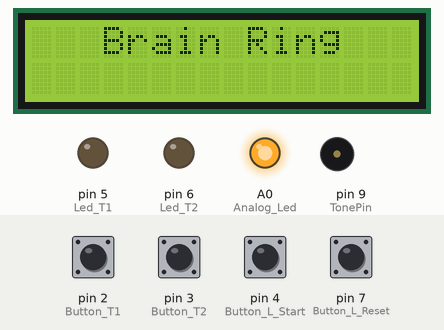
Recording of a sketch running on a simulated Arduino Uno, built with avr-gcc and run on an emulated ATmega328P. Parts: 16×2 character LCD, output pins drawn as LEDs (lit = HIGH), buzzer (waves = sounding). Dashed ring = blinking. Inputs (shaded band) come from the test bench; at power-on: pin 2 (Button_T1), pin 3 (Button_T2), pin 4 (Button_L_Start), pin 7 (Button_L_Reset) HIGH. What the sketch prints to the serial monitor is not drawn.

Above: at 1.2 s.
1.3 s: pin 4 (Button_L_Start) pulled LOW for 1 s
At 3.6 s:
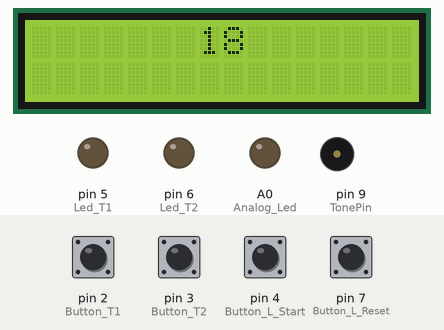
3.8 s: pin 2 (Button_T1) pulled LOW for 0.15 s
At 5.5 s:
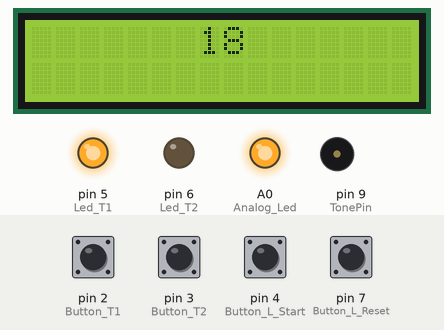
5.8 s: pin 7 (Button_L_Reset) pulled LOW for 0.15 s
At 6.4 s:
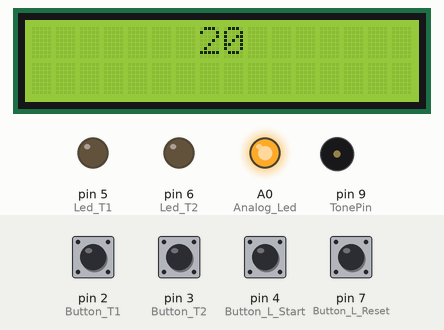
7.4 s: pin 3 (Button_T2) pulled LOW for 0.15 s
At 8.4 s:
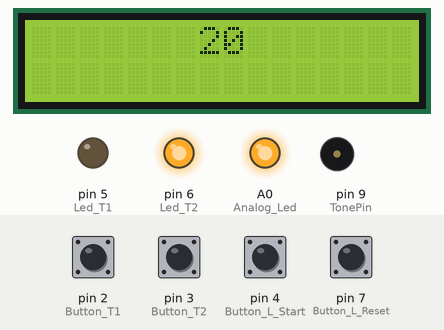
9.4 s: pin 4 (Button_L_Start) pulled LOW for 1 s
At 10.23 s:
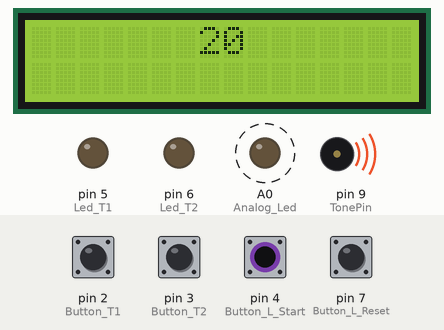
13.4 s: pin 2 (Button_T1) pulled LOW for 1 s
At 13.8 s:
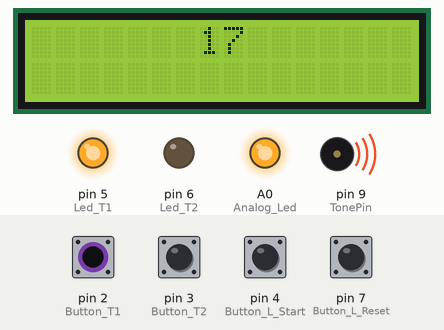
Timing chart, 0 to 16.4 s (numbered marks = the images above; inputs shaded):
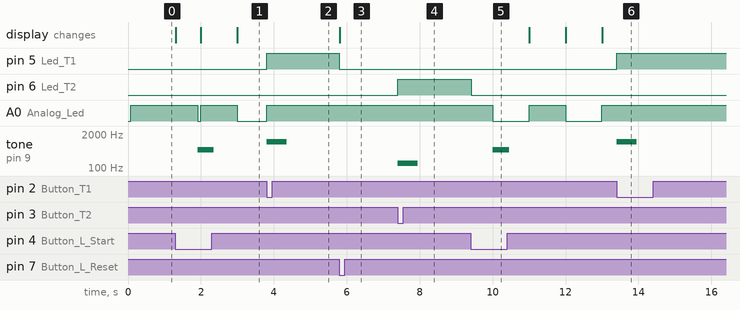

The sketch:

BrainRing.ino
```cpp
#include <LiquidCrystal_I2C.h>

LiquidCrystal_I2C lcd(0x27, 16, 2); // set the LCD address to 0x27 for a 16 chars and 2 line display

int Button_T1 = 2; // Конопка для команды 1
int Button_T2 = 3; //  Кнопка для команды 2
int Button_L_Start = 4; // Запустить таймер для ведущего
int Button_L_Reset = 7; // Установить таймер для ведущего

int Led_T1 = 5; // Светодиод для команды 1
int Led_T2 = 6; // Светодиод для команды 2

int Analog_Led = A0; // For test вместо дисплея для таймера

boolean Is_Interrupt = false; // Если одна из команд нажала кнопку, то таймер станавливается (можно ли прерывать)
boolean Is_Led_T = false; // режим готовности (1 - светодиоды команд сброшены)(0- светодиоды команд не сброшеы)
boolean Step = false;// для кнопки старта таймера (0- разрешить старт таймера и звук фольстарта сбросив ledы, 1 - запустить таймер)

volatile int const Timer_Time_L = 0; // Время мигания светодиода (в дальнейшем для экрана таймера)нижняя граница
volatile int const Timer_Time_H = 20; //верхняя граница
int const Time = Timer_Time_H + 1; // Из за того что таймер работает не так как нужно (пропадает секунда)
volatile int i = Time; // Счетчик в цикле для мигания светодиодом Время мигания светодиода

int TonePin = 9; // Ножка для динамика

// Частоты для генерации звука
int T1_tone = 1000; // Кнопка команды 1
int T2_tone = 1000; // Кнопка команды 2
int Start_tone = 500; // Старт таймера
int FalseStart_tone = 150; // Фольтстарт

void Timer_Init() { // Инициальзация таймера
  cli(); // отключить глобальные прерывания
  TCCR1A = 0; // установить TCCR1A регистр в 0
  TCCR1B = 0;
  OCR1A = 15624; // установка регистра совпадения 7812 для 0.5 секунд
  TCCR1B |= (1 << WGM12); // включение в CTC режим

  // Установка битов CS10 и CS12 на коэффициент деления 1024
  TCCR1B |= (1 << CS10);
  TCCR1B |= (1 << CS12);
}

ISR(TIMER1_COMPA_vect) // Функция прерывания
{
  if (i-- > Timer_Time_L) {
    digitalWrite(Analog_Led, !digitalRead(Analog_Led));
    Serial.print(i);
    Serial.print(" ");
  } else {
    TIMSK1 &= ~(1 << OCIE1A); // turn off the timer interrupt
    i = Time;
    Is_Interrupt = false;
    tone(TonePin, T1_tone, 800);
    Serial.println("");
    Serial.println("Время вышло");
  }
}

// Инициализация светодиодов
void Led_Init() {
  pinMode(Led_T1, OUTPUT);
  pinMode(Led_T2, OUTPUT);
  pinMode(Analog_Led, OUTPUT); // test
}

// Инициализация кнопок
void Button_Init() {
  pinMode(Button_L_Start, INPUT_PULLUP);
  pinMode(Button_L_Reset, INPUT_PULLUP);
  pinMode(Button_T1, INPUT_PULLUP);
  pinMode(Button_T2, INPUT_PULLUP);
}

// Функции обработки прерываний с кнопок команд
void Team_1_pressed() {
  if (Is_Led_T) {
    tone(TonePin, FalseStart_tone, 550);
    Is_Led_T = false;
    digitalWrite(Led_T1, HIGH);
    Step = false;
  }
  if (Is_Interrupt)  {
    tone(TonePin, T1_tone, 550);
    Is_Interrupt = false;
    digitalWrite(Led_T1, HIGH);
  }
  //Serial.print(Is_Interrupt);
  //Serial.println(" Команда 1 нажала кнопку");
}

void Team_2_pressed() {
  if (Is_Led_T) {
    tone(TonePin, FalseStart_tone, 550);
    Is_Led_T = false;
    digitalWrite(Led_T2, HIGH);
    Step = false;
  }
  if (Is_Interrupt) {
    tone(TonePin, T2_tone, 550);
    Is_Interrupt = false;
    digitalWrite(Led_T2, HIGH);
  }
}


void Timer_Reset() {
  Is_Interrupt = false;
  TIMSK1 &= ~(1 << OCIE1A);
  i = Time;
  digitalWrite(Led_T1, LOW);
  digitalWrite(Led_T2, LOW);
  Serial.println("");
  Serial.println("Ведущий сбросил таймер");
  Is_Led_T = true;
  Step = true;
  LCD_set_time();
  delay(200);
}

void Timer_Start() {
  Is_Interrupt = true;
  //digitalWrite(Led_T1, LOW);
  //digitalWrite(Led_T2, LOW);
  Serial.println(" Ведущий запустил таймер");
}

void LCD_set_time() {
  lcd.clear();
  lcd.setCursor(7, 0);
  if (i > Timer_Time_H) {
    lcd.setCursor(7, 0);
    lcd.print(Timer_Time_H);
  } else {
    lcd.setCursor(7, 0);
    lcd.print(i);
  }
}

void setup() {
  noInterrupts();
  Led_Init();
  Button_Init();
  Serial.begin(9600);

  attachInterrupt(0, Team_1_pressed, FALLING);
  attachInterrupt(1, Team_2_pressed, FALLING);

  Timer_Init();
  interrupts();
  lcd.init();
  lcd.backlight();
  lcd.setCursor(3, 0);
  lcd.print("Brain Ring");
}

void loop() {

  if (Is_Interrupt) {
    TIMSK1 |= (1 << OCIE1A);
    if (i > Timer_Time_H) {
      lcd.setCursor(7, 0);
      lcd.print(Timer_Time_H);
    } else {
      lcd.setCursor(7, 0);
      lcd.print(i);
    }

    if (digitalRead(Button_L_Reset) == LOW) {
      Timer_Reset();
    }
  } else {
    TIMSK1 &= ~(1 << OCIE1A);
    digitalWrite(Analog_Led, HIGH);
    if (digitalRead(Button_L_Start) == LOW) {
      if (!Step) {
        TIMSK1 &= ~(1 << OCIE1A); // turn off the timer interrupt
        LCD_set_time();
        Is_Led_T = true;
        digitalWrite(Led_T1, LOW);
        digitalWrite(Led_T2, LOW);
        Serial.println("пред запуск");
        Serial.println(Step);
        Step = !Step;
        delay(600);
      } else {
        tone(TonePin, Start_tone, 450);
        Timer_Start();
        Serial.println("запуск");
        Step = !Step;
        TIMSK1 |= (1 << OCIE1A);  // включение прерываний по совпадению
        sei();// включить глобальные прерывания
        //delay(100);
      }

    }
    if (digitalRead(Button_L_Reset) == LOW) {
      Timer_Reset();
    }
  }
}
```

Measured:
- after the input at 1.3 s, A0 (Analog_Led): HIGH → LOW after 0.61 s, → HIGH 0.09 s later, → LOW 1.0 s later; tone on pin 9 (TonePin): silent → 500 Hz after 0.61 s, → silent 0.45 s later; the display: first changes at once (image 1 shows a later state)
- after the input at 3.8 s, pin 5 (Led_T1): LOW → HIGH at once; tone on pin 9 (TonePin): silent → 1000 Hz at once, → silent 0.55 s later
- after the input at 5.8 s, pin 5 (Led_T1): HIGH → LOW at once; the display: changes at once (image 3)
- after the input at 7.4 s, pin 6 (Led_T2): LOW → HIGH at once; tone on pin 9 (TonePin): silent → 150 Hz at once, → silent 0.55 s later
- after the input at 9.4 s, pin 6 (Led_T2): HIGH → LOW at once; A0 (Analog_Led): alternates HIGH for 1.0 s and LOW for 1.0 s, starting after 0.61 s; tone on pin 9 (TonePin): silent → 500 Hz after 0.61 s, → silent 0.45 s later
- after the input at 13.4 s, pin 5 (Led_T1): LOW → HIGH at once; A0 (Analog_Led): stays HIGH (without the input it goes to LOW after 0.60 s); tone on pin 9 (TonePin): silent → 1000 Hz at once, → silent 0.55 s later
